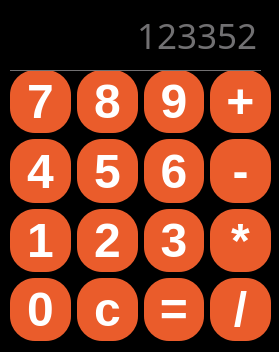
<?xml version="1.0" encoding="UTF-8"?>
<ui version="4.0">
 <class>MainWindow</class>
 <widget class="QMainWindow" name="MainWindow">
  <property name="geometry">
   <rect>
    <x>0</x>
    <y>0</y>
    <width>279</width>
    <height>352</height>
   </rect>
  </property>
  <property name="windowTitle">
   <string>MainWindow</string>
  </property>
  <property name="styleSheet">
   <string notr="true">*{
background-color: rgb(0, 0, 0);
}

QFrame
{
    background: rgba(0,0,0,0.8);
border-radius:15px;
}

QPushButton
{
background: #EA5C2B;    
border-radius:25px;
color: white;
}

QPushButton:hover
{
background:#FF7F3F;    
border-radius:25px;
color:#333;
}


QLineEdit
{
background: transparent;
border: none;
color: #717072;
border-bottom: 1px solid #717072;
}</string>
  </property>
  <widget class="QWidget" name="centralwidget">
   <widget class="QWidget" name="gridLayoutWidget">
    <property name="geometry">
     <rect>
      <x>10</x>
      <y>70</y>
      <width>261</width>
      <height>271</height>
     </rect>
    </property>
    <layout class="QGridLayout" name="gridLayout">
     <property name="spacing">
      <number>6</number>
     </property>
     <item row="1" column="0">
      <widget class="QPushButton" name="pushButton_6">
       <property name="sizePolicy">
        <sizepolicy hsizetype="Expanding" vsizetype="Expanding">
         <horstretch>0</horstretch>
         <verstretch>0</verstretch>
        </sizepolicy>
       </property>
       <property name="font">
        <font>
         <family>Arial</family>
         <pointsize>36</pointsize>
         <weight>75</weight>
         <italic>false</italic>
         <bold>true</bold>
        </font>
       </property>
       <property name="text">
        <string>4</string>
       </property>
      </widget>
     </item>
     <item row="1" column="2">
      <widget class="QPushButton" name="pushButton_9">
       <property name="sizePolicy">
        <sizepolicy hsizetype="Expanding" vsizetype="Expanding">
         <horstretch>0</horstretch>
         <verstretch>0</verstretch>
        </sizepolicy>
       </property>
       <property name="font">
        <font>
         <family>Arial</family>
         <pointsize>36</pointsize>
         <weight>75</weight>
         <italic>false</italic>
         <bold>true</bold>
        </font>
       </property>
       <property name="text">
        <string>6</string>
       </property>
      </widget>
     </item>
     <item row="1" column="1">
      <widget class="QPushButton" name="pushButton_8">
       <property name="sizePolicy">
        <sizepolicy hsizetype="Expanding" vsizetype="Expanding">
         <horstretch>0</horstretch>
         <verstretch>0</verstretch>
        </sizepolicy>
       </property>
       <property name="font">
        <font>
         <family>Arial</family>
         <pointsize>36</pointsize>
         <weight>75</weight>
         <italic>false</italic>
         <bold>true</bold>
        </font>
       </property>
       <property name="text">
        <string>5</string>
       </property>
      </widget>
     </item>
     <item row="2" column="1">
      <widget class="QPushButton" name="pushButton_7">
       <property name="sizePolicy">
        <sizepolicy hsizetype="Expanding" vsizetype="Expanding">
         <horstretch>0</horstretch>
         <verstretch>0</verstretch>
        </sizepolicy>
       </property>
       <property name="font">
        <font>
         <family>Arial</family>
         <pointsize>36</pointsize>
         <weight>75</weight>
         <italic>false</italic>
         <bold>true</bold>
        </font>
       </property>
       <property name="text">
        <string>2</string>
       </property>
      </widget>
     </item>
     <item row="1" column="3">
      <widget class="QPushButton" name="pushButton_10">
       <property name="sizePolicy">
        <sizepolicy hsizetype="Expanding" vsizetype="Expanding">
         <horstretch>0</horstretch>
         <verstretch>0</verstretch>
        </sizepolicy>
       </property>
       <property name="font">
        <font>
         <family>Arial</family>
         <pointsize>36</pointsize>
         <weight>75</weight>
         <italic>false</italic>
         <bold>true</bold>
        </font>
       </property>
       <property name="text">
        <string>-</string>
       </property>
      </widget>
     </item>
     <item row="0" column="1">
      <widget class="QPushButton" name="pushButton_2">
       <property name="sizePolicy">
        <sizepolicy hsizetype="Expanding" vsizetype="Expanding">
         <horstretch>0</horstretch>
         <verstretch>0</verstretch>
        </sizepolicy>
       </property>
       <property name="font">
        <font>
         <family>Arial</family>
         <pointsize>36</pointsize>
         <weight>75</weight>
         <italic>false</italic>
         <bold>true</bold>
        </font>
       </property>
       <property name="text">
        <string>8</string>
       </property>
      </widget>
     </item>
     <item row="2" column="0">
      <widget class="QPushButton" name="pushButton_5">
       <property name="sizePolicy">
        <sizepolicy hsizetype="Expanding" vsizetype="Expanding">
         <horstretch>0</horstretch>
         <verstretch>0</verstretch>
        </sizepolicy>
       </property>
       <property name="font">
        <font>
         <family>Arial</family>
         <pointsize>36</pointsize>
         <weight>75</weight>
         <italic>false</italic>
         <bold>true</bold>
        </font>
       </property>
       <property name="text">
        <string>1</string>
       </property>
      </widget>
     </item>
     <item row="0" column="3">
      <widget class="QPushButton" name="pushButton_4">
       <property name="sizePolicy">
        <sizepolicy hsizetype="Expanding" vsizetype="Expanding">
         <horstretch>0</horstretch>
         <verstretch>0</verstretch>
        </sizepolicy>
       </property>
       <property name="font">
        <font>
         <family>Arial</family>
         <pointsize>36</pointsize>
         <weight>75</weight>
         <italic>false</italic>
         <bold>true</bold>
        </font>
       </property>
       <property name="text">
        <string>+</string>
       </property>
      </widget>
     </item>
     <item row="0" column="0">
      <widget class="QPushButton" name="pushButton">
       <property name="sizePolicy">
        <sizepolicy hsizetype="Expanding" vsizetype="Expanding">
         <horstretch>0</horstretch>
         <verstretch>0</verstretch>
        </sizepolicy>
       </property>
       <property name="font">
        <font>
         <family>Arial</family>
         <pointsize>36</pointsize>
         <weight>75</weight>
         <italic>false</italic>
         <bold>true</bold>
        </font>
       </property>
       <property name="text">
        <string>7</string>
       </property>
      </widget>
     </item>
     <item row="2" column="3">
      <widget class="QPushButton" name="pushButton_12">
       <property name="sizePolicy">
        <sizepolicy hsizetype="Expanding" vsizetype="Expanding">
         <horstretch>0</horstretch>
         <verstretch>0</verstretch>
        </sizepolicy>
       </property>
       <property name="font">
        <font>
         <family>Arial</family>
         <pointsize>36</pointsize>
         <weight>75</weight>
         <italic>false</italic>
         <bold>true</bold>
        </font>
       </property>
       <property name="text">
        <string>*</string>
       </property>
      </widget>
     </item>
     <item row="2" column="2">
      <widget class="QPushButton" name="pushButton_11">
       <property name="sizePolicy">
        <sizepolicy hsizetype="Expanding" vsizetype="Expanding">
         <horstretch>0</horstretch>
         <verstretch>0</verstretch>
        </sizepolicy>
       </property>
       <property name="font">
        <font>
         <family>Arial</family>
         <pointsize>36</pointsize>
         <weight>75</weight>
         <italic>false</italic>
         <bold>true</bold>
        </font>
       </property>
       <property name="text">
        <string>3</string>
       </property>
      </widget>
     </item>
     <item row="3" column="3">
      <widget class="QPushButton" name="pushButton_16">
       <property name="sizePolicy">
        <sizepolicy hsizetype="Expanding" vsizetype="Expanding">
         <horstretch>0</horstretch>
         <verstretch>0</verstretch>
        </sizepolicy>
       </property>
       <property name="font">
        <font>
         <family>Arial</family>
         <pointsize>36</pointsize>
         <weight>75</weight>
         <italic>false</italic>
         <bold>true</bold>
        </font>
       </property>
       <property name="text">
        <string>/</string>
       </property>
      </widget>
     </item>
     <item row="3" column="0">
      <widget class="QPushButton" name="pushButton_13">
       <property name="sizePolicy">
        <sizepolicy hsizetype="Expanding" vsizetype="Expanding">
         <horstretch>0</horstretch>
         <verstretch>0</verstretch>
        </sizepolicy>
       </property>
       <property name="font">
        <font>
         <family>Arial</family>
         <pointsize>36</pointsize>
         <weight>75</weight>
         <italic>false</italic>
         <bold>true</bold>
        </font>
       </property>
       <property name="text">
        <string>0</string>
       </property>
      </widget>
     </item>
     <item row="3" column="2">
      <widget class="QPushButton" name="pushButton_15">
       <property name="sizePolicy">
        <sizepolicy hsizetype="Expanding" vsizetype="Expanding">
         <horstretch>0</horstretch>
         <verstretch>0</verstretch>
        </sizepolicy>
       </property>
       <property name="font">
        <font>
         <family>Arial</family>
         <pointsize>36</pointsize>
         <weight>75</weight>
         <italic>false</italic>
         <bold>true</bold>
        </font>
       </property>
       <property name="text">
        <string>=</string>
       </property>
      </widget>
     </item>
     <item row="3" column="1">
      <widget class="QPushButton" name="pushButton_14">
       <property name="sizePolicy">
        <sizepolicy hsizetype="Expanding" vsizetype="Expanding">
         <horstretch>0</horstretch>
         <verstretch>0</verstretch>
        </sizepolicy>
       </property>
       <property name="font">
        <font>
         <family>Arial</family>
         <pointsize>36</pointsize>
         <weight>75</weight>
         <italic>false</italic>
         <bold>true</bold>
        </font>
       </property>
       <property name="text">
        <string>с</string>
       </property>
      </widget>
     </item>
     <item row="0" column="2">
      <widget class="QPushButton" name="pushButton_3">
       <property name="sizePolicy">
        <sizepolicy hsizetype="Expanding" vsizetype="Expanding">
         <horstretch>0</horstretch>
         <verstretch>0</verstretch>
        </sizepolicy>
       </property>
       <property name="font">
        <font>
         <family>Arial</family>
         <pointsize>36</pointsize>
         <weight>75</weight>
         <italic>false</italic>
         <bold>true</bold>
        </font>
       </property>
       <property name="text">
        <string>9</string>
       </property>
      </widget>
     </item>
    </layout>
   </widget>
   <widget class="QLineEdit" name="lineEdit">
    <property name="geometry">
     <rect>
      <x>10</x>
      <y>0</y>
      <width>251</width>
      <height>71</height>
     </rect>
    </property>
    <property name="font">
     <font>
      <family>MS Reference Sans Serif</family>
      <pointsize>26</pointsize>
     </font>
    </property>
    <property name="text">
     <string>123352</string>
    </property>
    <property name="alignment">
     <set>Qt::AlignRight|Qt::AlignTrailing|Qt::AlignVCenter</set>
    </property>
    <property name="readOnly">
     <bool>true</bool>
    </property>
    <property name="clearButtonEnabled">
     <bool>false</bool>
    </property>
   </widget>
  </widget>
 </widget>
 <resources/>
 <connections/>
</ui>
